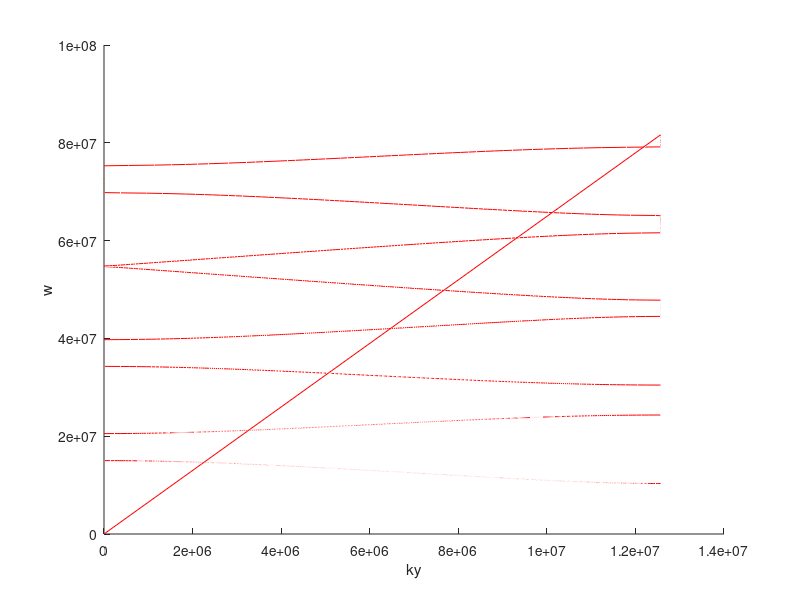

MATLAB code for this plot:
close all;clear all;

n1=1.5;
n2=2.8;
np=[n1,n2];
a=100e-9;
b=150e-9;

% numbere of layers n
N=30;

z=0;
th=60;
v=a+b;
% z=0;
lmd=(100:0.1:1000)*1e-9;
% ww=(0:0.01:pi);

for i=1:length(lmd)
    k=2*pi/lmd(i);
    c=3e8;
    % form bragg condition
    w=k*c;
    ky=k*np(1)*sind(th);
    k1z=sqrt((np(1)*w/c)^2-ky^2);
    k2z=sqrt((np(2)*w/c)^2-ky^2);
    A= exp(1i*k1z*a)*(cos(k2z*b)+1i/2*(k2z/k1z+k1z/k2z)*sin(k2z*b));
    B= exp(-1i*k1z*a)*(1i/2*(k2z/k1z-k1z/k2z)*sin(k2z*b));
    D= exp(-1i*k1z*a)*(cos(k2z*b)-1i/2*(k2z/k1z+k1z/k2z)*sin(k2z*b));
    
    K=1/v*acos((A+D)/2);
    kk(i+1)=K;
    kyy(i+1)=ky;
    ww(i+1)=w;
    z=z+v;
end
figure(1);hold on; plot3(kk,kyy,ww,'r');xlabel('ky');ylabel('w');zlabel('KK');
% surf(kyy,w,kk);




